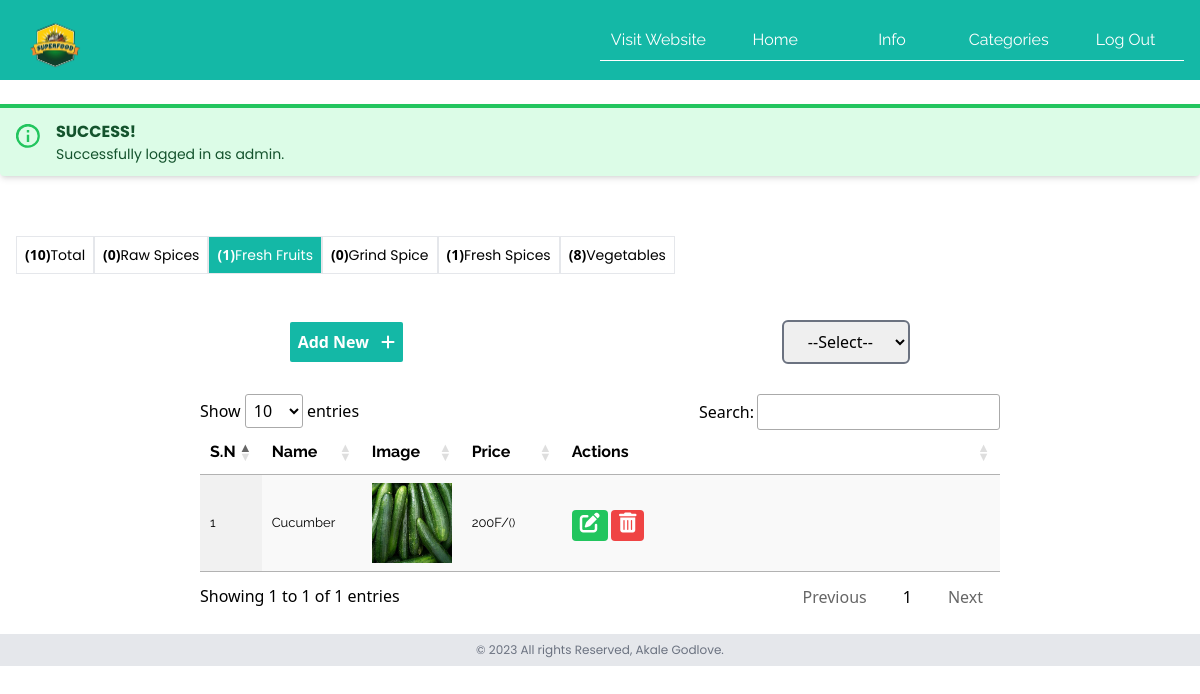
/admin_panel/index?cat=2 (signed in), run on the app's committed database.
### tables this page shows
CREATE TABLE `tbl_category` (
  `id` int(11) NOT NULL,
  `cat_name` varchar(56) NOT NULL,
  `cat_image` text NOT NULL
);

CREATE TABLE `products_list` (
  `product_code` int(11) NOT NULL,
  `product_name` text NOT NULL,
  `product_price` varchar(19) NOT NULL DEFAULT '0',
  `promo` int(11) DEFAULT 0,
  `product_pprice` varchar(19) NOT NULL DEFAULT '0',
  `product_category` int(11) NOT NULL,
  `product_desc` text NOT NULL,
  `product_seo` text NOT NULL,
  `available` int(11) NOT NULL,
  `best_or_new` int(11) NOT NULL DEFAULT 0 COMMENT '0 os defaut,1 is new ariival, 2 is best seller',
  `product_image` varchar(255) NOT NULL,
  `measurement` text NOT NULL,
  `qty` text NOT NULL
);

### admin_panel/index.php (the view, shortened to what this page needs)
<?php
include '../config/config.inc.php';
?>
<?php
include 'partials/header-add.php';
if (isset($_GET['page_no']) && $_GET['page_no']!="") {
	$page_no = $_GET['page_no'];
	} else {
		$page_no = 1;
        }
	$total_records_per_page = 25;
    $offset = ($page_no-1) * $total_records_per_page;
?>
            <?php
                if(isset($_SESSION['login'])){
                    echo $_SESSION['login'];
                }
                if(isset($_GET['cat'])){
                    $active_cat =$_GET['cat'];
            }
            ?>
    <div class="stats mt-4 w-full flex flex-wrap p-4 lg:pt-9">
        <div class="stat hover:shadow-none <?php if($active_cat && $active_cat !== "Home"){ echo 'hover:bg-teal-500 hover:text-white';}else{echo ' bg-teal-500 text-white';} ?> flex text-sm transition-all ease-in-out p-2 border ">
        <a href="index?cat=Home" class="text-sm flex">
            <h1 class="font-bold">
            (<?php
    $sql1 = "SELECT * FROM products_list";
                        $res1 = mysqli_query($conn, $sql1);
                        $count1 = mysqli_num_rows($res1);
                        echo $count1;
                    ?>)
            </h1>
            <p>Total</p>
            </a>
        </div>
        <?php
$get_cats="SELECT * FROM tbl_category order by id ASC";
foreach ($db->query($get_cats) as $cats) {
    $cid=$cats['id'];
    $cname=$cats['cat_name'];
    ?>
<div class="stat hover:shadow-none <?php if($active_cat == $cid){ echo 'bg-teal-500 text-white';}else{ echo 'hover:bg-teal-500 hover:text-white ';} ?> flex text-sm transition-all ease-in-out  p-2 border">
        <a href="index?cat=<?php echo $cid; ?>" class="text-sm flex">
            <h1 class="font-bold">
            (<?php
    $sql1 = "SELECT * FROM products_list WHERE product_category=$cid";
                        $res1 = mysqli_query($conn, $sql1);
                        $count1 = mysqli_num_rows($res1);
                            echo $count1;
                    ?>)
                    </h1>
                    <p><?php  echo ucwords($cname);?></p>
                    </a>
                </div>
    <?php
 }
      ?>
            </div>
<div class="filter my-4 px-2 w-full flex justify-around items-center lg:px-[100px]">
 <div class="my-4 add__btn flex justify-around items-center " >
 <a href="add" class="text-white bg-teal-500 p-2 rounded-sm font-semibold"><span>Add
    New
 </span><i class="fa-solid fa-plus ml-2"></i></a>
    </div>
<form  method="post" action="aux_cat" onchange="submit()" >
    <select name='other_cat' class="text-center border-2 border-gray-500 rounded-md p-2 ">
        <option value="Default sorting">--Select--</option>
    </select>
</form>
</div>
<section class=" w-full flex justify-center items-center overflow-x-scroll">
   <div class="w-full lg:w-2/3 ">
     <table id="example" class="display" style="width:100%">
        <thead>
            <tr>
                <th>S.N</th>
                <th>Name</th>
                <th>Image</th>
                <th>Price</th>
                <th>Actions</th>
            </tr>
        </thead>
        <tbody>
                               <?php include 'partials/trow.php'; ?>
            </tbody>
        </table>
    </div>
</section>
<?php include 'partials/footer.php'; ?>

### admin_panel/partials/trow.php (shortened to what this page needs)
<?php
if(isset($_GET['cat']) && strlen($_GET['cat'])<3){
    $prid=$_GET['cat'];
$sql = "SELECT * FROM products_list WHERE product_category=$prid  order by product_code DESC LIMIT $offset, $total_records_per_page";
$res = mysqli_query($conn, $sql);
$count = mysqli_num_rows($res);
$sn=1;
if($count>0){
while($row=mysqli_fetch_assoc($res))
{
    $id = $row['product_code'];
    $price = $row['product_price'];
    $promo_price = $row['product_pprice'];
    $title = $row['product_name'];
    $prod_imgs = $row['product_image'];
    $prod_img =explode(",",$prod_imgs);
    $promo = $row['promo'];
     $ms = $row['measurement'];
    $qty = $row['qty'];
    ?>
    <tr>
                      <td class="w-10">
                      <?php echo $sn++; ?>
                      </td>
                      <td class="w-20">
                      <?php echo $title; ?>
                    </td>
                      <td class="w-20">
                      <?php
                    if($prod_imgs==""){
  echo "<div class='text-red-500'>Image not Added.</div>";
  }else{
  ?>
   <img src="../assets/images/products/<?php echo $prod_img[0] ?>" alt="prods" class="object-cover h-[80px] ">
  <?php } ?>
                      </td>
                      <td class="w-20">
                     <?php if($promo == 1){
                      echo ' <p class="text-green-500 text-xs font-bold">is  On Promo:</p>';
                      echo number_format($promo_price,0)."F/<span class='text-xs'>(".$qty.$ms.")</span>";
                     }else{
                      echo number_format($price,0)."F/<span class='text-xs'>(".$qty.$ms.")</span>";
                     }
                    ?>
                    </td>
                      <td class="">
  <a href="update-prod?id=<?php echo $id; ?>" class="w-full text-center rounded bg-green-500 hover:bg-green-700 p-2 "><i class="fa-solid fa-pen-to-square text-xl text-white"></i></a>
  <a onclick="return confirm('Are you sure you want to delete <?php echo $title; ?>?');" href="delete?id=<?php echo $id; ?>&images=<?php echo $prod_imgs; ?>" class=" w-full text-center rounded bg-red-500 hover:bg-red-700 p-2"><i class="fa-solid fa-trash-can text-xl text-white"></i></a>
                      </td>
                  </tr>
                <?php
      }      }else{
            echo '';
        }
}
                    ?>

### assets/css/custom.css (style rules this page uses)
.name,td,th { font-family: 'Raleway', sans-serif; }
td { font-size: small; }
p { font-family: 'Poppins', sans-serif; }

### data on the page
tbl_category: count1 "0", cat_name "Raw Spices"
tbl_category: count1 "1", cat_name "Fresh Fruits"
tbl_category: count1 "0", cat_name "Grind Spice"
tbl_category: count1 "1", cat_name "Fresh Spices"
tbl_category: count1 "8", cat_name "Vegetables"
products_list: product_name "Cucumber", product_image (picture), product_price "200"

### other printed values
$_SESSION['login'] "SUCCESS! Successfully logged in as admin."
$count1 "10"
